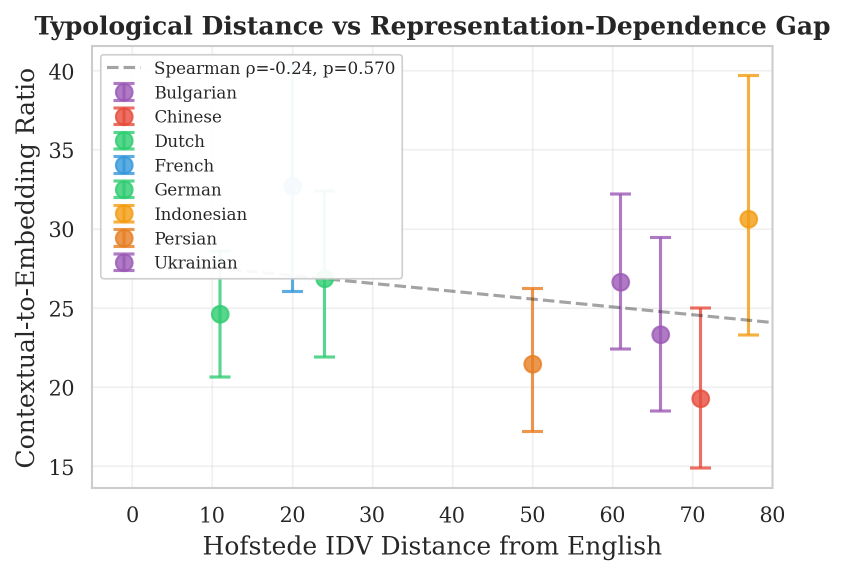
#> input picture latex/figures/main_multilingual_regression.png, 1690 x 1149 px, found by its file name (shown at 1/2 size)
$ python combine_multilingual_figures.py
#> lines starting #> are read from the running program, lines starting #| are printed output that depends on the picture
#!/usr/bin/env python3
from __future__ import annotations

import argparse
from pathlib import Path

from PIL import Image


def parse_args() -> argparse.Namespace:
    p = argparse.ArgumentParser(description="Combine two multilingual figures side-by-side")
    p.add_argument("--left", type=Path, default=Path("latex/figures/main_multilingual_regression.png"))
    p.add_argument("--right", type=Path, default=Path("latex/figures/appendix_multilingual_overview.png"))
    p.add_argument(
        "--output",
        type=Path,
        default=Path("latex/figures/combined_multilingual_fig5_fig11.png"),
    )
    p.add_argument("--pad", type=int, default=24)
    return p.parse_args()


def resize_to_height(img: Image.Image, height: int) -> Image.Image:
    if img.height == height:
        return img
    width = int(round(img.width * (height / img.height)))
    return img.resize((width, height), Image.Resampling.LANCZOS)


def main() -> None:
    args = parse_args()

    left = Image.open(args.left).convert("RGB")
    right = Image.open(args.right).convert("RGB")
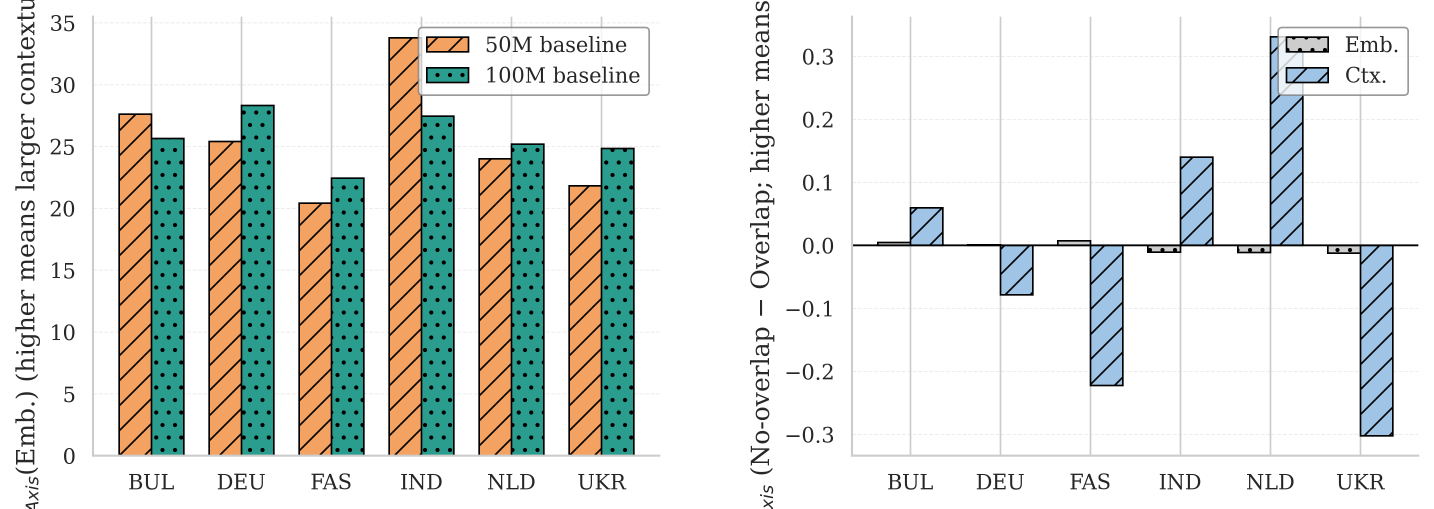
#> input picture latex/figures/appendix_multilingual_overview.png, 4300 x 1525 px, found by its file name (shown at 1/3 size)

    target_h = max(left.height, right.height)
#> target_h = 1525
    left = resize_to_height(left, target_h)
#> in resize_to_height, `return img.resize((width, height), Image.Resampling.LANCZOS)`:
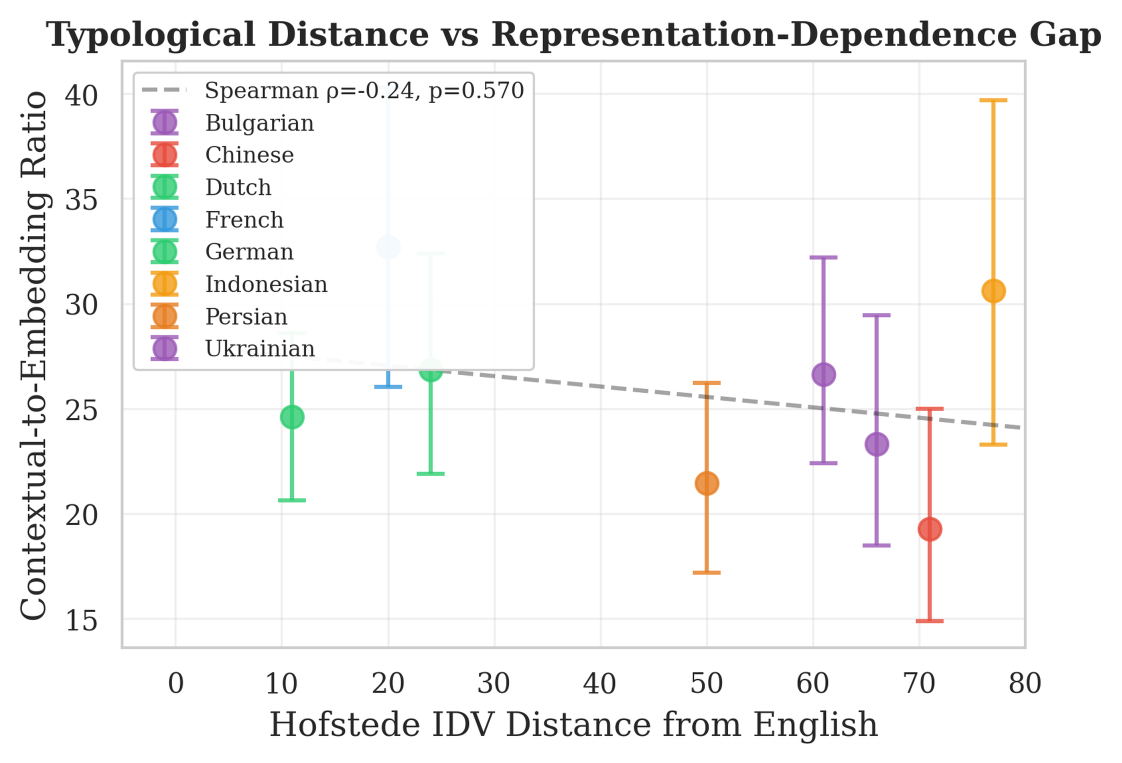
#> returned value: PIL image 2243x1525 RGB (shown at 1/2 size); mean R, G, B 246, 245.5, 245.1
    right = resize_to_height(right, target_h)

    out_w = left.width + right.width + args.pad
#> out_w = 6567
    out_h = target_h
#> out_h = 1525
    canvas = Image.new("RGB", (out_w, out_h), (255, 255, 255))
#> canvas: PIL image 6567x1525 RGB; every value is 255
    canvas.paste(left, (0, 0))
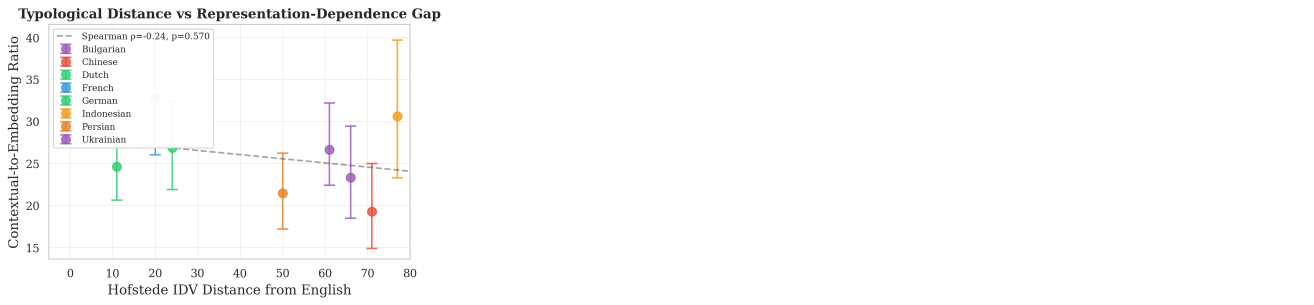
#> canvas: PIL image 6567x1525 RGB (shown at 1/5 size); mean R, G, B 251.9, 251.8, 251.6
    canvas.paste(right, (left.width + args.pad, 0))
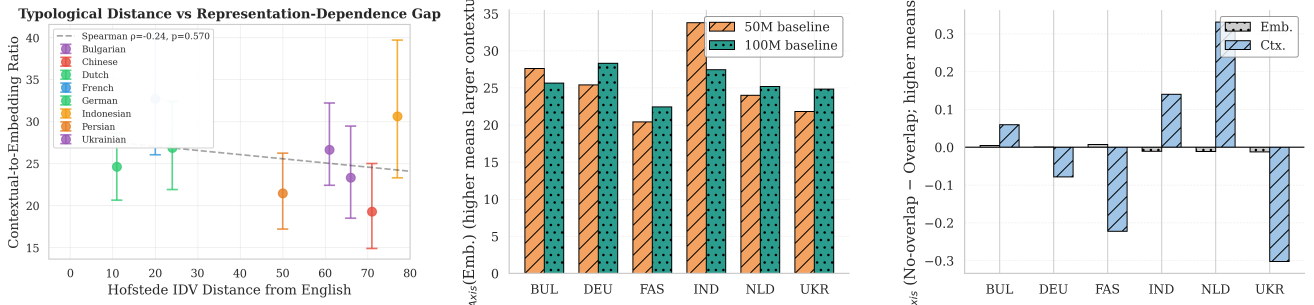
#> canvas: PIL image 6567x1525 RGB (shown at 1/5 size); mean R, G, B 230.6, 232.7, 229.4

    args.output.parent.mkdir(parents=True, exist_ok=True)
    canvas.save(args.output)
    print(f"Wrote: {args.output}")


if __name__ == "__main__":
    main()
